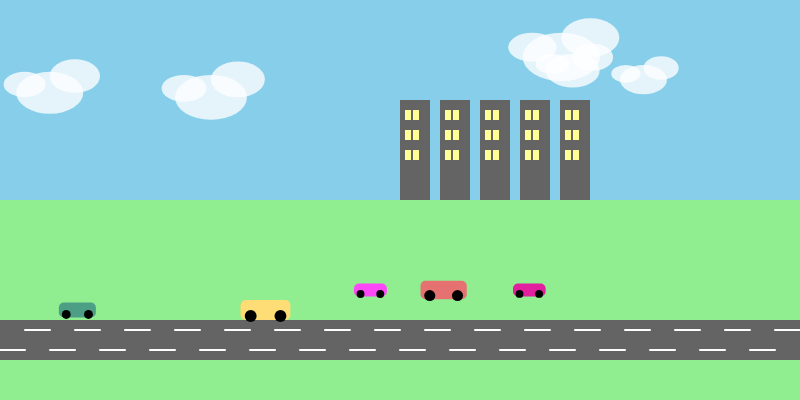
Frame 1 (no input)
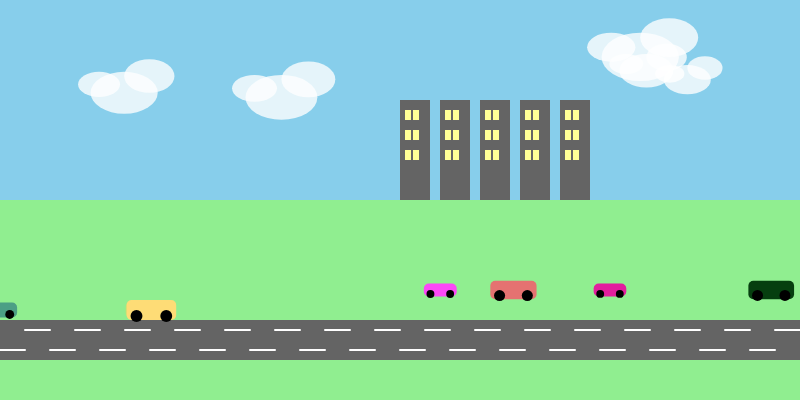
Frame 60 (no input)
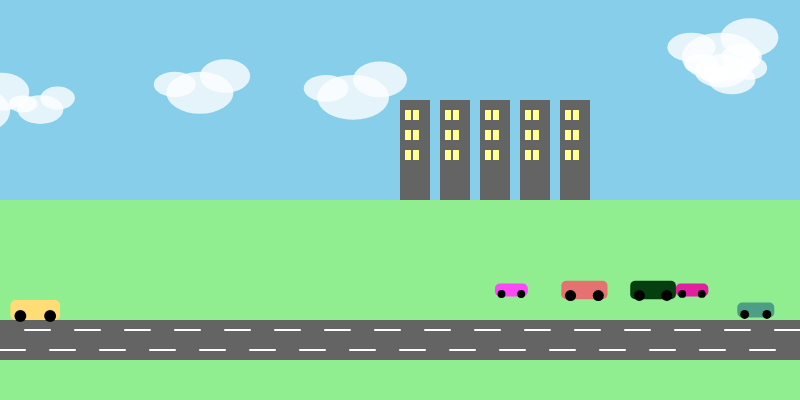
Frame 120 (the mouse pressed at the canvas centre since frame 60)

The p5.js sketch that drew these frames (run headless with seeded random() and noise() and a simulated clock; from frame 60 on, the mouse is pressed at the canvas centre):

// p5.js sketch
// ── sketch.js
let cidadeX;
let estradaY;
let carros = [];
let nuvens = [];
let gralhas = []; // Armazena todas as gralhas azuis criadas
let arvores = [];
function setup() {
  createCanvas(800, 400);
  cidadeX = width / 2;
  estradaY = height - 80; // Posição vertical da estrada (mais para cima)
  // Cria algumas nuvens iniciais
  for (let i = 0; i < 5; i++) {
    nuvens.push(new Nuvem(random(width), random(50, 150), random(0.5, 1.5)));
  }
  // Cria alguns carros iniciais
  for (let i = 0; i < 3; i++) {
    carros.push(new Carro(random(width), estradaY - 10, random(-2, -1))); // Movendo para a esquerda
    carros.push(new Carro(random(width), estradaY - 30, random(1, 2)));  // Movendo para a direita
  }
}

function draw() {
  background(135, 206, 235); // ceu

  // Desenha e move as nuvens
  for (let nuvem of nuvens) {
    nuvem.mover();
    nuvem.mostrar();
  }

  // Adiciona novas nuvens aleatoriamente
  if (random(1) < 0.005) {
    nuvens.push(new Nuvem(-50, random(50, 150), random(0.5, 1.5)));
  }

  // Campo
  noStroke();
  fill(144, 238, 144);
  rect(0, height / 2, width, height / 2);

  // Desenha a estrada
  fill(100); // Cor da estrada (cinza)
  rect(0, estradaY, width, 40); // Estrada com altura ajustada
  // Desenha as faixas da estrada
  stroke(255); // Cor das faixas (branco)
  strokeWeight(2);
  for (let i = 25; i < width; i += 50) {
    line(i, estradaY + 10, i + 25, estradaY + 10);
  }
  for (let i = 0; i < width; i += 50) {
    line(i, estradaY + 30, i + 25, estradaY + 30);
  }
  noStroke();
  strokeWeight(1);

  // Desenha e move os carros
  for (let carro of carros) {
    carro.mover();
    carro.mostrar();
  }
  // Adiciona novos carros aleatoriamente
  if (random(1) < 0.01) {
    if (random(1) < 0.5) {
      carros.push(new Carro(-50, estradaY - 10, random(1, 2))); // Entrando pela esquerda
    } else {
      carros.push(new Carro(width + 50, estradaY - 30, random(-2, -1))); // Entrando pela direita
    }
  }

  // Desenha os prédios da cidade
  for (let i = 0; i < 5; i++) {
    let x = cidadeX + i * 40;
    let y = height / 2 - 100;
    let largura = 30;
    let altura = 100;

    // Prédio
    fill(100);
    rect(x, y, largura, altura);

    // Janelas (3 linhas, 2 colunas por prédio)
    let janelaLargura = 6;
    let janelaAltura = 10;
    let espacamentoX = 8;
    let espacamentoY = 20;

    for (let linha = 0; linha < 3; linha++) {
      for (let coluna = 0; coluna < 2; coluna++) {
        let janelaX = x + 5 + coluna * espacamentoX;
        let janelaY = y + 10 + linha * espacamentoY;
        fill(255, 255, 150); // Amarelo claro (luz)
        rect(janelaX, janelaY, janelaLargura, janelaAltura);
      }
    }
  }

  // Campo (arvores)
  for (let arvore of arvores) {
    arvore.mostrar();
  }

  // Gralhas Azuis voando
  for (let i = gralhas.length - 1; i >= 0; i--) {
    gralhas[i].mover();
    gralhas[i].mostrar();

    // Remove se sair da tela
    if (gralhas[i].x > width + 50) {
      gralhas.splice(i, 1);
    }
  }
}

function mousePressed() {
  if (mouseY > height / 2 && mouseX < cidadeX) {
    arvores.push(new Arvore(mouseX, mouseY));
    gralhas.push(new GralhaAzul(0, random(50, 150))); // Cria uma gralha voando
  }
}

class Arvore {
  constructor(x, y) {
    this.x = x;
    this.y = y;
    this.altura = 0;
  }

  mostrar() {
    this.altura = min(this.altura + 1, 80); // Crescimento mais alto

    // Tronco
    fill(101, 67, 33);
    rect(this.x - 2, this.y - this.altura, 4, this.altura);

    // Camadas da copa da araucária (em forma de disco)
    let numCamadas = 3;
    let camadaAltura = 15;
    let camadaLargura = [60, 45, 30]; // Tamanho das copas

    for (let i = 0; i < numCamadas; i++) {
      fill(34, 139, 34);
      ellipse(
        this.x,
        this.y - this.altura - i * camadaAltura,
        camadaLargura[i],
        15
      );
    }
  }
}

class GralhaAzul {
  constructor(x, y) {
    this.x = x;
    this.y = y;
    this.vel = random(2, 4);
  }

  mover() {
    this.x += this.vel;
  }

  mostrar() {
    // Corpo
    fill(0, 102, 204); // Azul forte
    ellipse(this.x, this.y, 20, 10); // corpo
    ellipse(this.x + 10, this.y - 5, 15, 8); // cabeça

    // Asa
    fill(0, 76, 153);
    triangle(this.x - 10, this.y, this.x, this.y - 10, this.x + 5, this.y);

    // Bico
    fill(255, 153, 51);
    triangle(this.x + 17, this.y - 5, this.x + 22, this.y - 3, this.x + 17, this.y - 1);

    // Olho
    fill(255);
    ellipse(this.x + 12, this.y - 6, 3);
  }
}

class Nuvem {
  constructor(x, y, velocidade) {
    this.x = x;
    this.y = y;
    this.velocidade = velocidade;
    this.tamanho = random(50, 100);
  }

  mover() {
    this.x += this.velocidade;
    if (this.x > width + this.tamanho / 2) {
      this.x = -this.tamanho / 2;
      this.y = random(50, 150);
    }
  }

  mostrar() {
    noStroke();
    fill(255, 255, 255, 200); // Branco com um pouco de transparência
    ellipse(this.x, this.y, this.tamanho * 0.8, this.tamanho * 0.5);
    ellipse(this.x + this.tamanho * 0.3, this.y - this.tamanho * 0.2, this.tamanho * 0.6, this.tamanho * 0.4);
    ellipse(this.x - this.tamanho * 0.3, this.y - this.tamanho * 0.1, this.tamanho * 0.5, this.tamanho * 0.3);
  }
}

class Carro {
  constructor(x, y, velocidade) {
    this.x = x;
    this.y = y;
    this.velocidade = velocidade;
    this.largura = random(30, 50);
    this.altura = this.largura * 0.4;
    this.cor = color(random(255), random(255), random(255));
  }

  mover() {
    this.x += this.velocidade;
    // Reinicia a posição se sair da tela
    if (this.velocidade > 0 && this.x > width + this.largura / 2) {
      this.x = -this.largura / 2;
    } else if (this.velocidade < 0 && this.x < -this.largura / 2) {
      this.x = width + this.largura / 2;
    }
  }

  mostrar() {
    fill(this.cor);
    rect(this.x - this.largura / 2, this.y - this.altura / 2, this.largura, this.altura, 5); // Corpo do carro com bordas arredondadas
    fill(0); // Cor das rodas (preto)
    ellipse(this.x - this.largura * 0.3, this.y + this.altura * 0.3, this.altura * 0.6); // Roda traseira
    ellipse(this.x + this.largura * 0.3, this.y + this.altura * 0.3, this.altura * 0.6); // Roda dianteira
  }
}

// ── style.css
 body {
  margin: 0;
  font-family: 'Segoe UI', Tahoma, Geneva, Verdana, sans-serif;
  text-align: center;
  background-color: #f0f8ff;
}

h1 {
  margin-top: 20px;
  color: #2e8b57;
}

p {
  color: #555;
}
